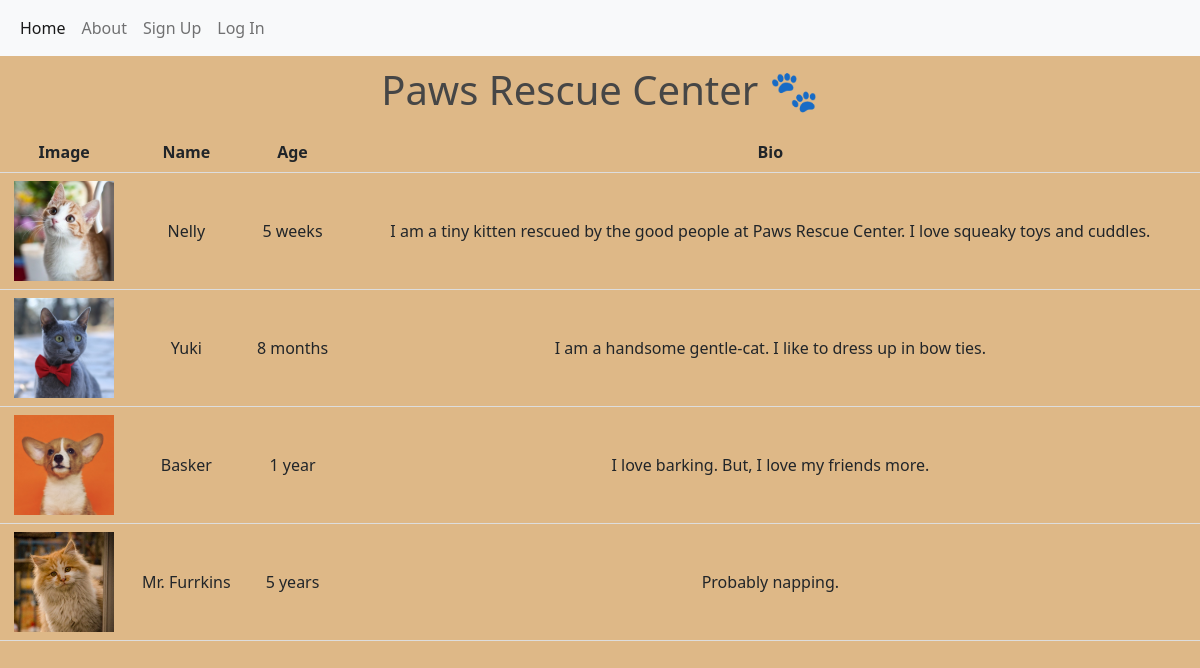
The page / on the database its author committed.
### app.py (models this page shows)
class Pet(db.Model):
    id = db.Column(db.Integer, primary_key=True)
    name = db.Column(db.String, unique=True, nullable=False)
    age = db.Column(db.String)
    bio = db.Column(db.String)
    postedBy =  db.Column(db.String, db.ForeignKey('user.id'))

### app.py (the view)
@app.route("/")
def homepage():
    pets = Pet.query.all()
    return render_template("home.html", pets = pets)

### templates/home.html (shortened to what this page needs)
{% extends "base.html" %}
{% block heading %}
<center>Paws Rescue Center 🐾</center>
{% endblock %}
{% block content%}
  <table>
    <tr>
      <th>Image</th>
      <th>Name</th>
      <th>Age</th>
      <th>Bio</th>
    </tr>
    {% for pet in pets %}
    <tr>
        <td >
            <a href="{{url_for('pet_details', pet_id = pet.id)}}">
                <img src= "{{url_for('static', filename = pet.id|string+".jpg")}}" height="100" >
            </a>
        </td>
        <td>{{ pet.name }}</td>
        <td>{{ pet.age }}</td>
        <td>{{ pet.bio }}</td>
    </tr>
    {% endfor %}
  </table>
{% endblock %}

### templates/base.html (shortened to what this page needs)
<!DOCTYPE html>
<html lang="en">
<head>
    <link href="https://cdn.jsdelivr.net/npm/bootstrap@5.0.0-beta1/dist/css/bootstrap.min.css" rel="stylesheet"
 />
    <link rel="stylesheet" href="{{url_for('static', filename='style.css')}}" />
</head>
<body>
    <header>
        <nav class="navbar navbar-expand-lg navbar-light bg-light">
            <div class="container-fluid">
                <div class="collapse navbar-collapse" id="navbarSupportedContent">
                    <ul class="navbar-nav me-auto mb-2 mb-lg-0">
                        <li class="nav-item">
                            <a class="nav-link active" aria-current="page" href="{{url_for('homepage')}}">Home</a>
                        </li>
                        <li class="nav-item">
                            <a class="nav-link" href="{{url_for('about')}}">About</a>
                        </li>
                        {% if 'user' in session %}
                            <li class="nav-item">
                                <a class="nav-link" href="{{url_for('logout')}}">Log out</a>
                            </li>
                        {% else %}
                            <li class="nav-item">
                                <a class="nav-link" href="{{url_for('sign_up')}}">Sign Up</a>
                            </li>
                            <li class="nav-item">
                                <a class="nav-link" href="{{url_for('login')}}">Log In</a>
                            </li>
                        {% endif %}
                    </ul>
                </div>
            </div>
        </nav>
    </header>
    <h1 id="title">{% block heading %} {% endblock %}</h1>
    <div id="content">{% block content %} {% endblock %}</div>
</body>
</html>

### static/style.css (style rules this page uses)
#title { padding: 10px; color: #464646; }
body { background: burlywood; }
table { width: 100%; text-align: center; }
th, td { padding: 8px; border-bottom: 1px solid #ddd; }

### rows shown on the page
Pet: shows a picture, name "Nelly", age "5 weeks", bio "I am a tiny kitten rescued by the good people at Paws Rescue Center. I love squeaky toys and cuddles."
Pet: shows a picture, name "Yuki", age "8 months", bio "I am a handsome gentle-cat. I like to dress up in bow ties."
Pet: shows a picture, name "Basker", age "1 year", bio "I love barking. But, I love my friends more."
Pet: shows a picture, name "Mr. Furrkins", age "5 years", bio "Probably napping."
